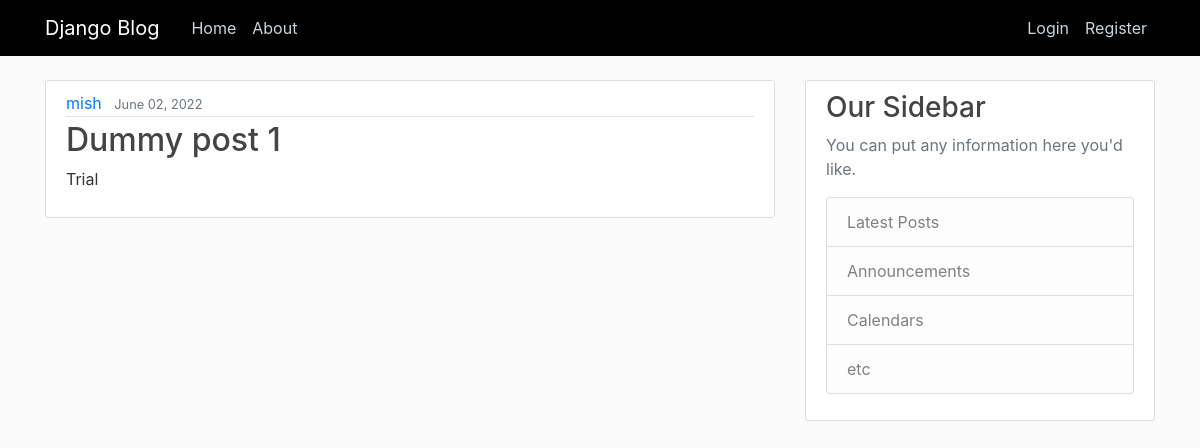
The app's page /, older data.
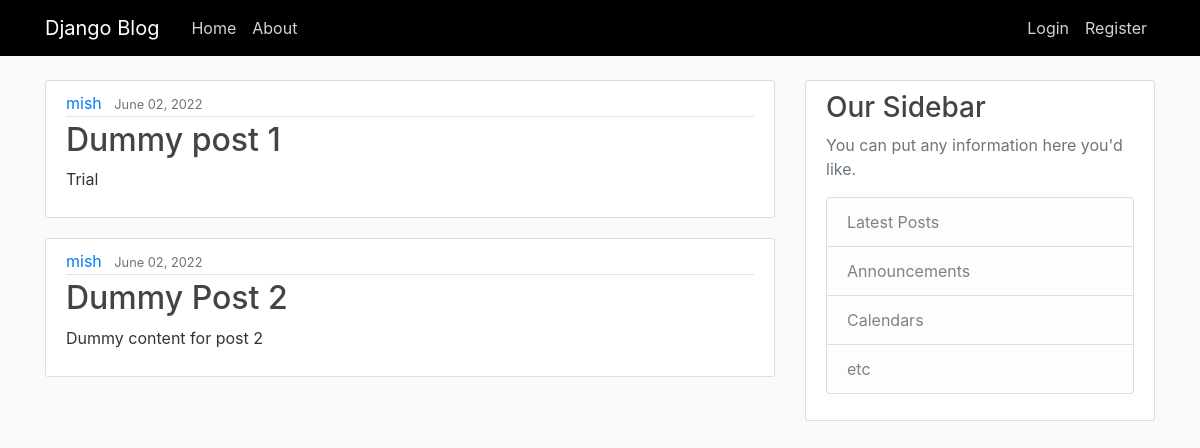
The same page, newer data.
### blogApp/models.py (models this page shows)
class posts(models.Model):
    title = models.CharField(max_length=100)
    content = models.TextField()
    date_posted = models.DateTimeField(default=timezone.now) # keeps added date, default is used when you wat to be able to use lastEdited date
    author = models.ForeignKey(User, on_delete=models.CASCADE) # If a user is deleted, their posts get deleted.

### blogApp/views.py (the view)
# urls.py: path('', views.home, name='home'),
def home(request):
    allposts = posts.objects.all()
    return render(request, 'blog/index.html', {"allposts": allposts})

### blogApp/templates/blog/index.html
{% extends "blog/base.html" %}
{% block content %}
    {% for allpost in allposts %}
        <article class="media content-section">
          <div class="media-body">
            <div class="article-metadata">
              <a class="mr-2" href="#">{{ allpost.author }}</a>
              <small class="text-muted">{{ allpost.date_posted|date:"F d, Y" }}</small>
            </div>
            <h2><a class="article-title" href="#">{{ allpost.title }}</a></h2>
            <p class="article-content">{{ allpost.content }}</p>
          </div>
        </article>
    {% endfor %}
{% endblock content %}

Row changes from the older to the newer data that the page shows:
added posts: author "mish", date_posted "June 02, 2022", title "Dummy Post 2", content "Dummy content for post 2"
